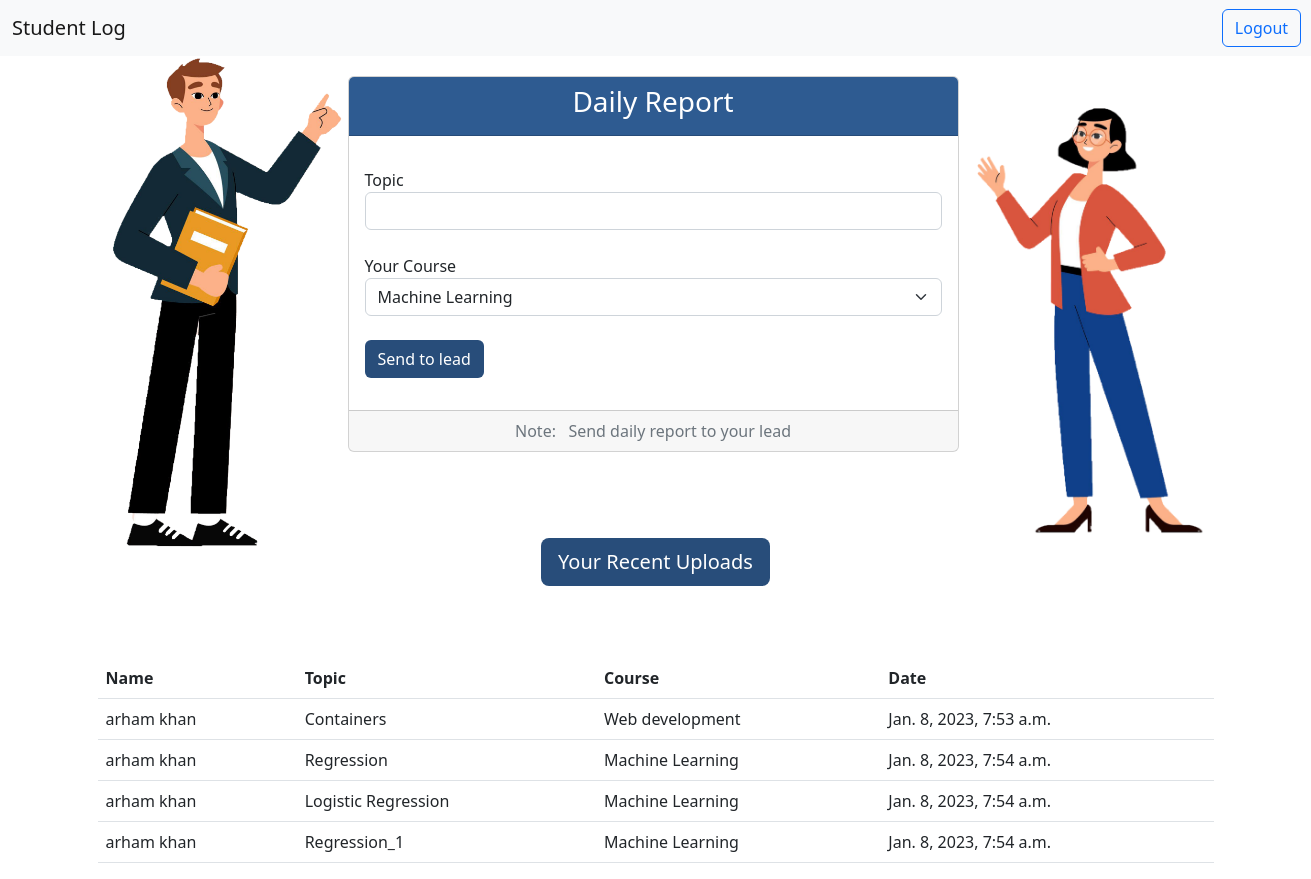
/SpecificRole (signed in), run on the app's committed database.
### log_app/models.py (models this page shows, shortened)
class Work_update(models.Model):
       name = models.ForeignKey(User, max_length=100, on_delete=models.CASCADE)
       today_work = models.CharField(max_length=500)
       your_course = models.CharField(max_length=500)
       date = models.DateTimeField(auto_now_add=True,blank=True,null=True)
       class Meta:
              ordering = ('id',)

class User(models.Model):
       name = models.CharField(max_length=50)
       email = models.EmailField()
       phone = models.CharField(max_length=12)
       password = models.CharField(max_length=500)
       role = models.ForeignKey(User_Role, on_delete=models.CASCADE, null=True)
       group = models.ForeignKey(Groups, on_delete = models.CASCADE, null=True)
       class Meta:
              ordering = ('id',)
       def __str__(self):
              return self.name

### log_app/views.py (the view)
# urls.py: path('SpecificRole', views.SpecificRole, name='SpecificRole')
def SpecificRole(request):
       name_id = request.session.get('name')
       if name_id:
              name_list = Work_update.objects.filter(name__name = name_id)
              data = {
                     'name_list':name_list
                     }
       else:
              return HttpResponse('ERROR...')
       return render(request, 'student.html',data)

### templates/student.html (shortened to what this page needs)
{% load static %}
<!doctype html>
<html lang="en">
<head>
       <link href="https://cdn.jsdelivr.net/npm/bootstrap@5.2.3/dist/css/bootstrap.min.css" rel="stylesheet"
>
</head>
<body>
       {% include 'navbar.html' %}
       <div class="container">
              <div class="card text-center" id="cont">
                     <div class="card-header" id="card_head">
                            <h3>Daily Report</h3>
                     </div>
                     <div class="card-body">
                            <p class="card-text">
                            <form method="post" action="student" style="text-align: left;">
                                   Topic <input type="text" name="today_topic" class="form-control" required><br>
                                   Your Course
                                   <select class="form-select" aria-label="Default select example" name="course"
                                          required>
                                          <option value="Machine Learning">Machine Learning</option>
                                   </select><br>
                                   <button type="submit" class="btn" id="btn_1">Send to lead</button>
                            </form>
                            </p>
                     </div>
                     <div class="card-footer text-muted">
                            Note: &nbsp; Send daily report to your lead
                     </div>
              </div>
       </div>
       <img src="{% static 'tech.png' %}" alt="" height="20%" width="20%">
       <img src="{% static 'tech_1.png' %}" alt="" height="20%" width="20%" id="img_2">
       <div class="container" id="btnbox">
              <a href="SpecificRole">
                     <button type="submit" class="btn btn-lg" id="btn_1">Your Recent Uploads</button>
              </a>
       </div><br><br><br>
       <div class="container">
              <table class="table">
                     <thead>
                       <tr>
                         <th scope="col">Name</th>
                         <th scope="col">Topic</th>
                         <th scope="col">Course</th>
                         <th scope="col">Date</th>
                       </tr>
                     </thead>
                     <tbody>
                       {% for list in name_list %}
                       <tr>
                         <td>{{list.name}}</td>
                         <td>{{list.today_work}}</td>
                         <td>{{list.your_course}}</td>
                         <td>{{list.date}}</td>
                       </tr>
                       {% endfor %}
                     </tbody>
                   </table>
       </div>
</body>
</html>

### templates/student.html (style rules this page uses)
#btn_1 { color: white; background-color: #284d7a; }
#card_head { background-color: #2e5b91; color: white; }
#cont { margin-top: 20px; margin-right: 255px; margin-left: 250px; }
img { margin-top: -400px; margin-left: 90px; }
#img_2 { margin-top: -500px; margin-left: 955px; }
#btnbox { margin-top: -40px; text-align: center; }

### data on the page
Work_update: name "arham khan", today_work "Containers", your_course "Web development", date "Jan. 8, 2023, 7:53 a.m."
Work_update: name "arham khan", today_work "Regression", your_course "Machine Learning", date "Jan. 8, 2023, 7:54 a.m."
Work_update: name "arham khan", today_work "Logistic Regression", your_course "Machine Learning", date "Jan. 8, 2023, 7:54 a.m."
Work_update: name "arham khan", today_work "Regression_1", your_course "Machine Learning", date "Jan. 8, 2023, 7:54 a.m."
